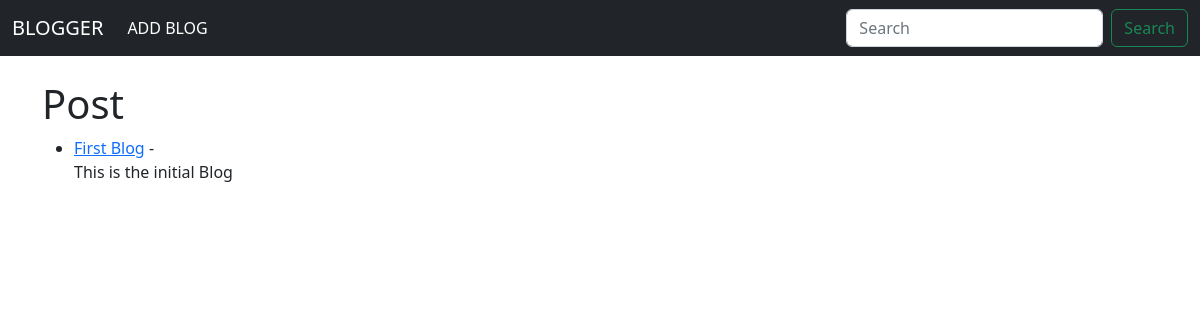
Before: / with the older database file.
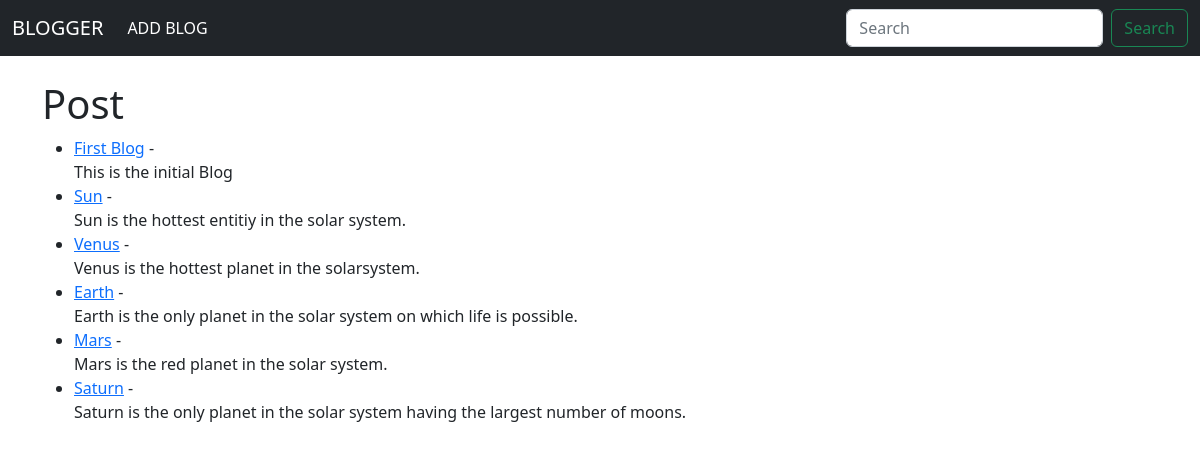
After: the same page with the newer database file.
### Blog/models.py (models this page shows, shortened)
class Post(models.Model):
	title= models.CharField(max_length=256)
	title_tag= models.CharField(max_length=256)
	author=models.ForeignKey(User, on_delete=models.CASCADE)
	body=models.TextField()

### Blog/views.py (the view)
# urls.py: path('', HomeView.as_view(), name='Home'),
class HomeView(ListView):
	model = Post
	template_name = 'Home.html'

### Blog/templates/Home.html
{% extends 'Base.html' %}
{% block content %}
<h1>Post</h1>
<ul>
{% for post in object_list %}
	<li><a href="{% url 'Article_Detail' post.pk %}">{{ post.title}}</a> - {{ post.author.first_name}}{{ post.author.last_name}} <br/>
	{{ post.body }}</li>
{% endfor %}
</ul>
{% endblock %}

### Blog/templates/Base.html (shortened to what this page needs)
<!doctype html>
<html lang="en">
  <head>
    <link href="https://cdn.jsdelivr.net/npm/bootstrap@5.2.0/dist/css/bootstrap.min.css" rel="stylesheet">
  </head>
  <body>
    <nav class="navbar navbar-expand-lg navbar-dark bg-dark">
  <div class="container-fluid">
    <a class="navbar-brand" href="{% url 'Home' %}">BLOGGER</a>
    <div class="collapse navbar-collapse" id="navbarSupportedContent">
      <ul class="navbar-nav me-auto mb-2 mb-lg-0">
        <li class="nav-item">
          <a class="nav-link active" aria-current="page" href="{% url 'Add_Blog' %}">ADD BLOG</a>
        </li>
          </ul>
      <form class="d-flex" role="search">
        <input class="form-control me-2" type="search" placeholder="Search" aria-label="Search">
        <button class="btn btn-outline-success" type="submit">Search</button>
      </form>
    </div>
  </div>
</nav>
    <br>
    <div class="container">
    {% block content %}
    {% endblock %}
  </div>
  </body>
</html>

Changed rows visible on the page:
added Post: title "Sun", body "Sun is the hottest entitiy in the solar system."
added Post: title "Venus", body "Venus is the hottest planet in the solarsystem."
added Post: title "Earth", body "Earth is the only planet in the solar system on which life is possible."
added Post: title "Mars", body "Mars is the red planet in the solar system."
added Post: title "Saturn", body "Saturn is the only planet in the solar system having the largest number of moons."
